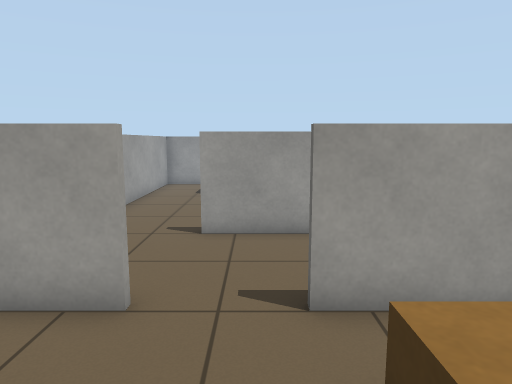
View 1 (above)

24 first-person views from a walk through a Gazebo world. The camera is 1.1 m above the floor, tilts 8° down and sees 70° across. The floor is counted in squares, 0.5 m on a side. Each view is taken from the middle of a square. On the plan, view 1 faces up. The plan holds only what a view shows up to about 20 squares ahead; the rest is blank.

View 2
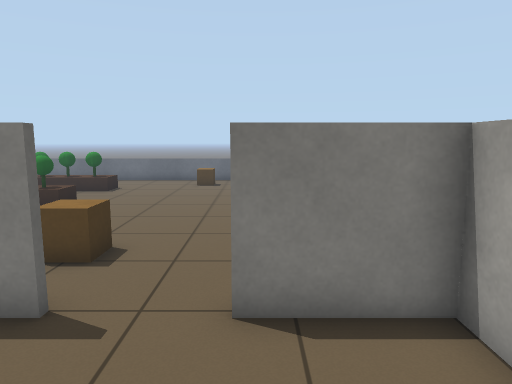

View 3
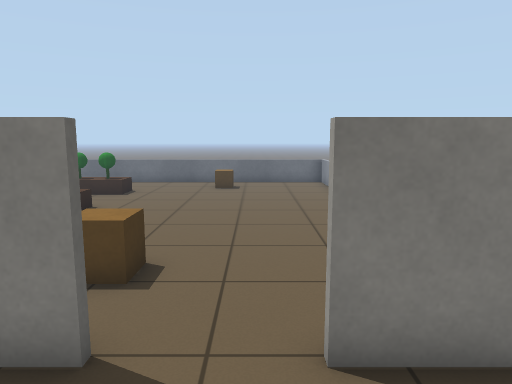

View 4
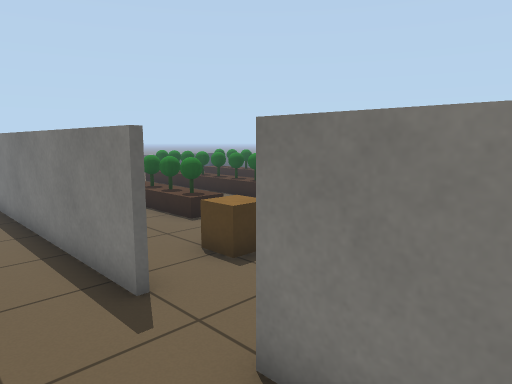

View 5
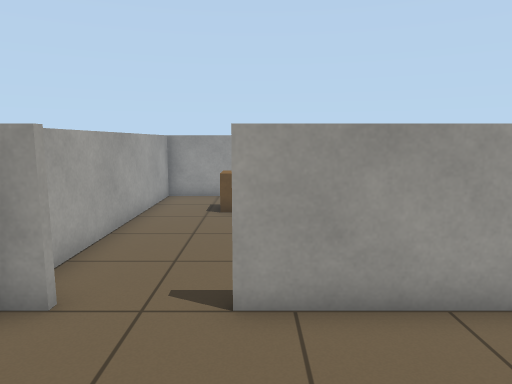

View 6
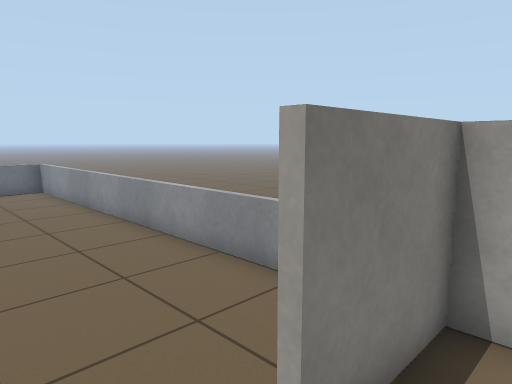

View 7
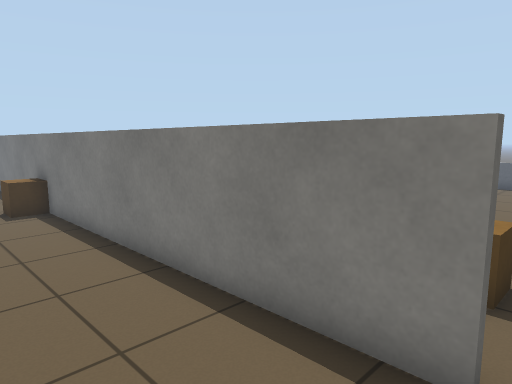

View 8
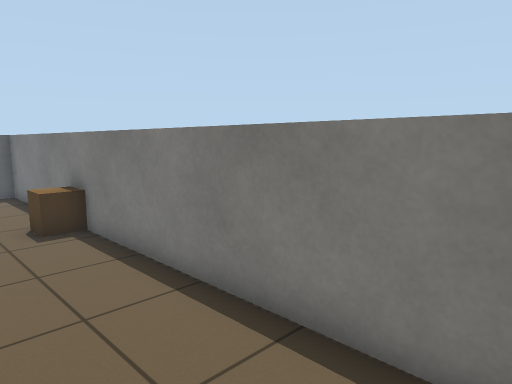

View 9
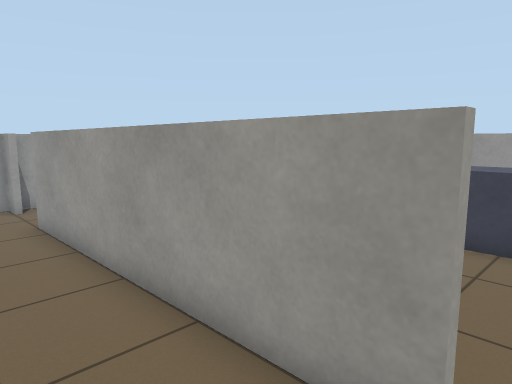

View 10
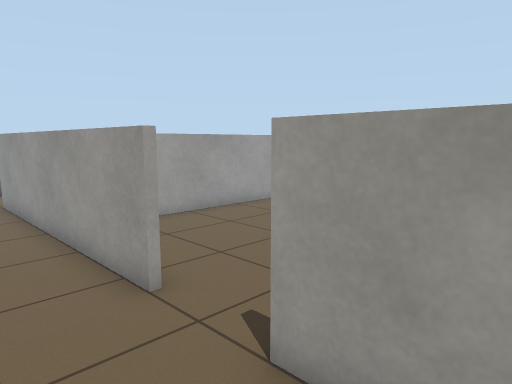

View 11
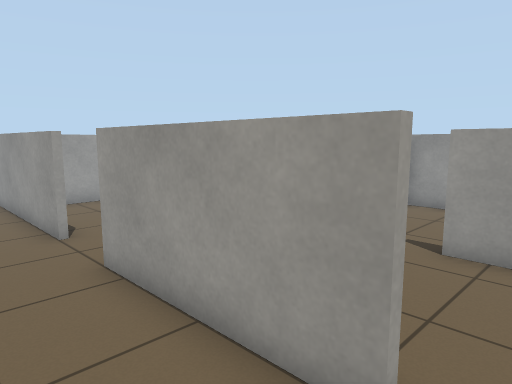

View 12
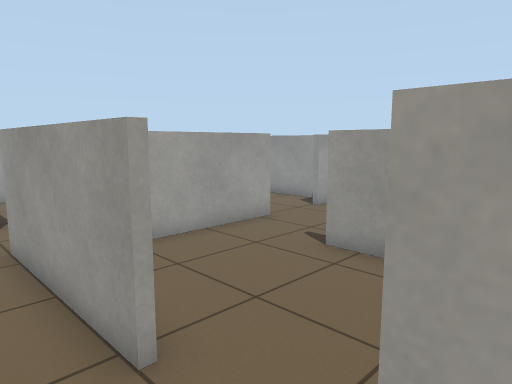

View 13
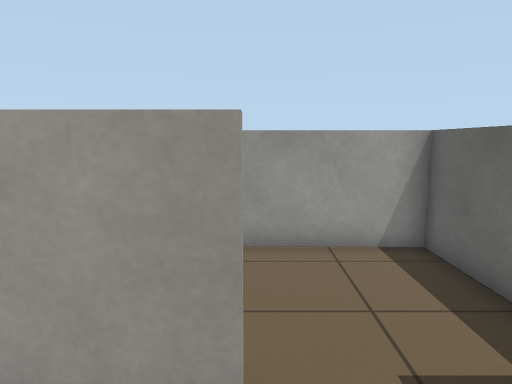

View 14
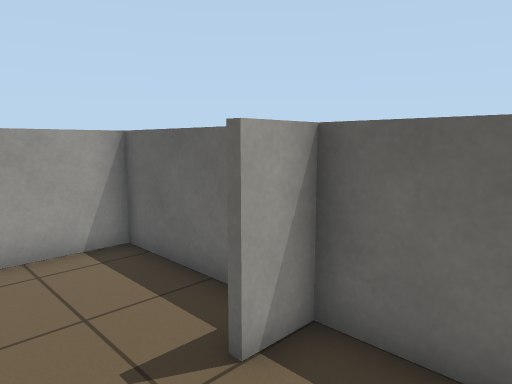

View 15
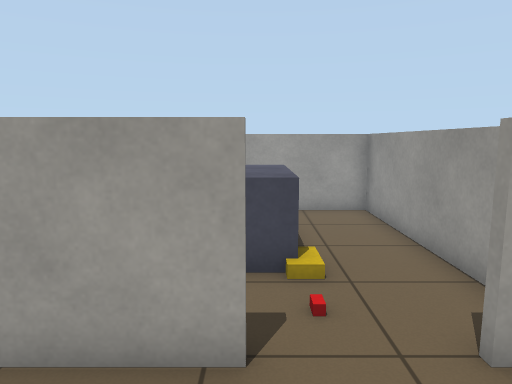

View 16
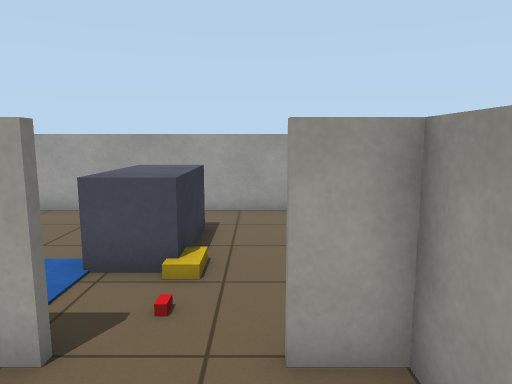

View 17
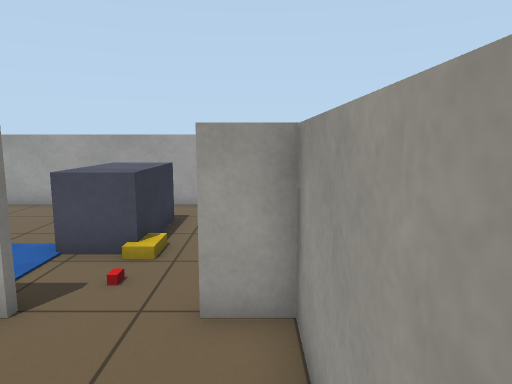

View 18
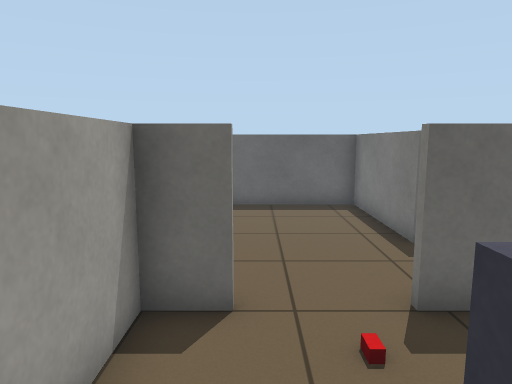

View 19
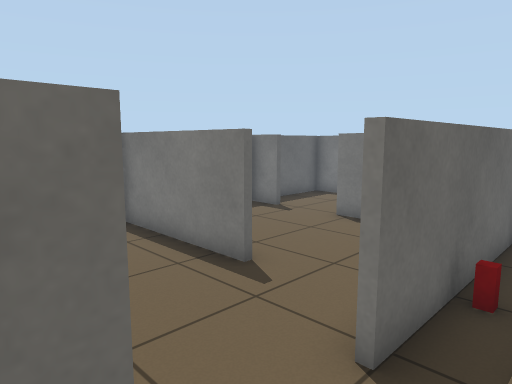

View 20
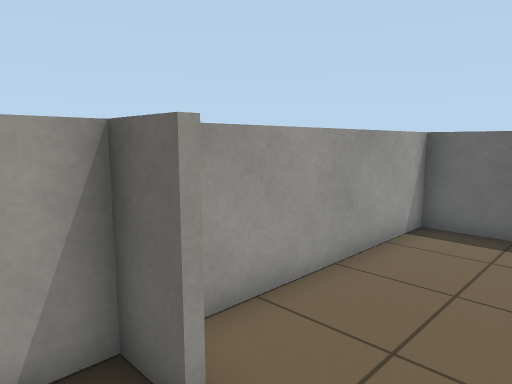

View 21
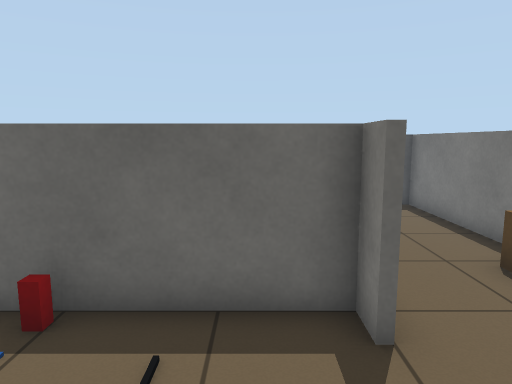

View 22
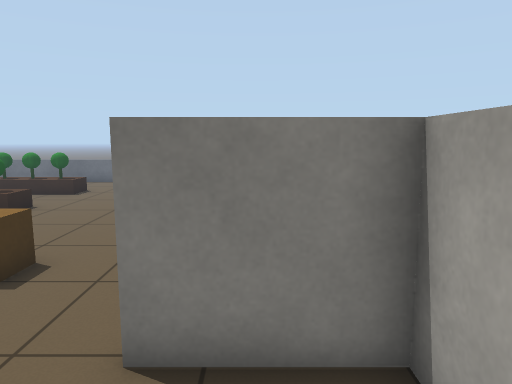

View 23
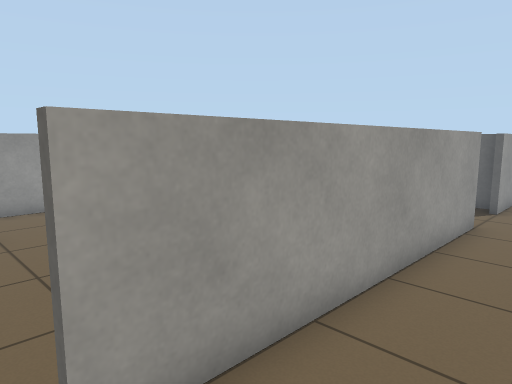

View 24
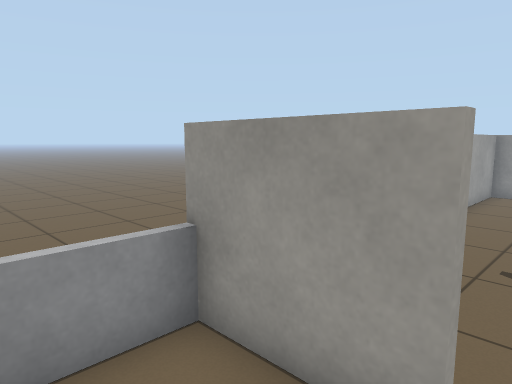

### Floor plan
Ten units are one square. View 1 is at (0, 0); x grows to the right and y downward. Boxes are objects, and circles mark ways between rooms. Rooms are numbered by the first view taken in them; rooms with no view inside come last. Other rooms are left out.
<svg viewBox="-53 -191 254 311">
<path fill="none" stroke="#000" d="M34 -45 6 -45M-16 -45 -48 -45M-45 -61 -45 115M-45 115 104 115M-19 -185 -45 -185 -45 -82M12 -185 1 -185M6 -47 105 -47M84 -85 -14 -85M-46 -47 -16 -47M134 -47 156 -47M160 -85 106 -85M105 -47 115 -47M156 -47 195 -47 195 -85 182 -85M146 -136 195 -136M117 -150 117 -135M117 -186 117 -172M195 -140 195 -185 115 -185M115 -172 115 -185 35 -185 35 -94M106 -87 115 -87 115 -150M182 -87 195 -87M195 -100 195 -140M150 -87 160 -87M196 -134 156 -134M156 -134 146 -134M117 -135 117 -110"/>
<rect x="-5" y="85" width="20" height="10" fill="#bbb"><title>crate</title></rect>
<rect x="5" y="-25" width="20" height="10" fill="#bbb"><title>crate</title></rect>
<rect x="45" y="65" width="40" height="20" fill="#bbb"><title>bed</title></rect>
<rect x="45" y="25" width="100" height="20" fill="#bbb"><title>bed</title></rect>
<rect x="45" y="-15" width="40" height="20" fill="#bbb"><title>bed</title></rect>
<rect x="-45" y="-95" width="10" height="10" fill="#bbb"><title>grey box</title></rect>
<rect x="-25" y="-165" width="20" height="20" fill="#bbb"><title>crate</title></rect>
<rect x="115" y="-55" width="20" height="10" fill="#bbb"><title>brown box</title></rect>
<rect x="55" y="-155" width="40" height="20" fill="#bbb"><title>bench</title></rect>
<rect x="95" y="-165" width="10" height="10" fill="#bbb"><title>red box</title></rect>
<rect x="105" y="-135" width="10" height="10" fill="#bbb"><title>red box</title></rect>
<circle cx="-5" cy="-50" r="3" fill="#2a7"/>
<circle cx="-30" cy="-90" r="3" fill="#2a7"/>
<circle cx="110" cy="-70" r="3" fill="#2a7"/>
<circle cx="95" cy="-90" r="3" fill="#2a7"/>
<circle cx="145" cy="-70" r="3" fill="#2a7"/>
<circle cx="170" cy="-90" r="3" fill="#2a7"/>
<circle cx="120" cy="-160" r="3" fill="#2a7"/>
<circle cx="135" cy="-140" r="3" fill="#2a7"/>
<circle cx="150" cy="-115" r="3" fill="#2a7"/>
<text x="70" y="30">1</text>
<text x="-10" y="-140">2</text>
<text x="30" y="-70">3</text>
<text x="130" y="-70">4</text>
<text x="170" y="-70">5</text>
<text x="150" y="-160">6</text>
<text x="80" y="-140">7</text>
<text x="170" y="-110">8</text>
<text x="140" y="-120">9</text>
</svg>
Room 1 opens to room 3. Room 2 opens to room 3. Room 3 opens to room 4. Room 3 opens to room 7. Room 4 opens to room 5. Room 5 opens to room 8. Room 6 opens to room 7. Room 6 opens to room 9. Room 8 opens to room 9.

Where each view was taken, in squares from view 1:
view 1: 0 up, 0 right, facing up
view 2: 9 up, 2 left, facing down
view 3: 8 up, 1 left, facing down
view 4: 7 up, 4 left, facing down-right
view 5: 4 up, 1 left, facing up
view 6: 6 up, 0 right, facing down-left
view 7: 8 up, 0 right, facing down-right
view 8: 8 up, 3 right, facing down-right
view 9: 6 up, 9 right, facing up-left
view 10: 6 up, 13 right, facing up-left
view 11: 6 up, 17 right, facing up-left
view 12: 7 up, 19 right, facing up-left
view 13: 6 up, 16 right, facing up
view 14: 6 up, 16 right, facing up-right
view 15: 15 up, 15 right, facing left
view 16: 17 up, 15 right, facing left
view 17: 18 up, 16 right, facing left
view 18: 17 up, 7 right, facing right
view 19: 18 up, 10 right, facing down-right
view 20: 15 up, 10 right, facing up-right
view 21: 10 up, 7 right, facing right
view 22: 8 up, 3 left, facing down
view 23: 6 up, 2 left, facing up-right
view 24: 2 up, 1 left, facing up-left
